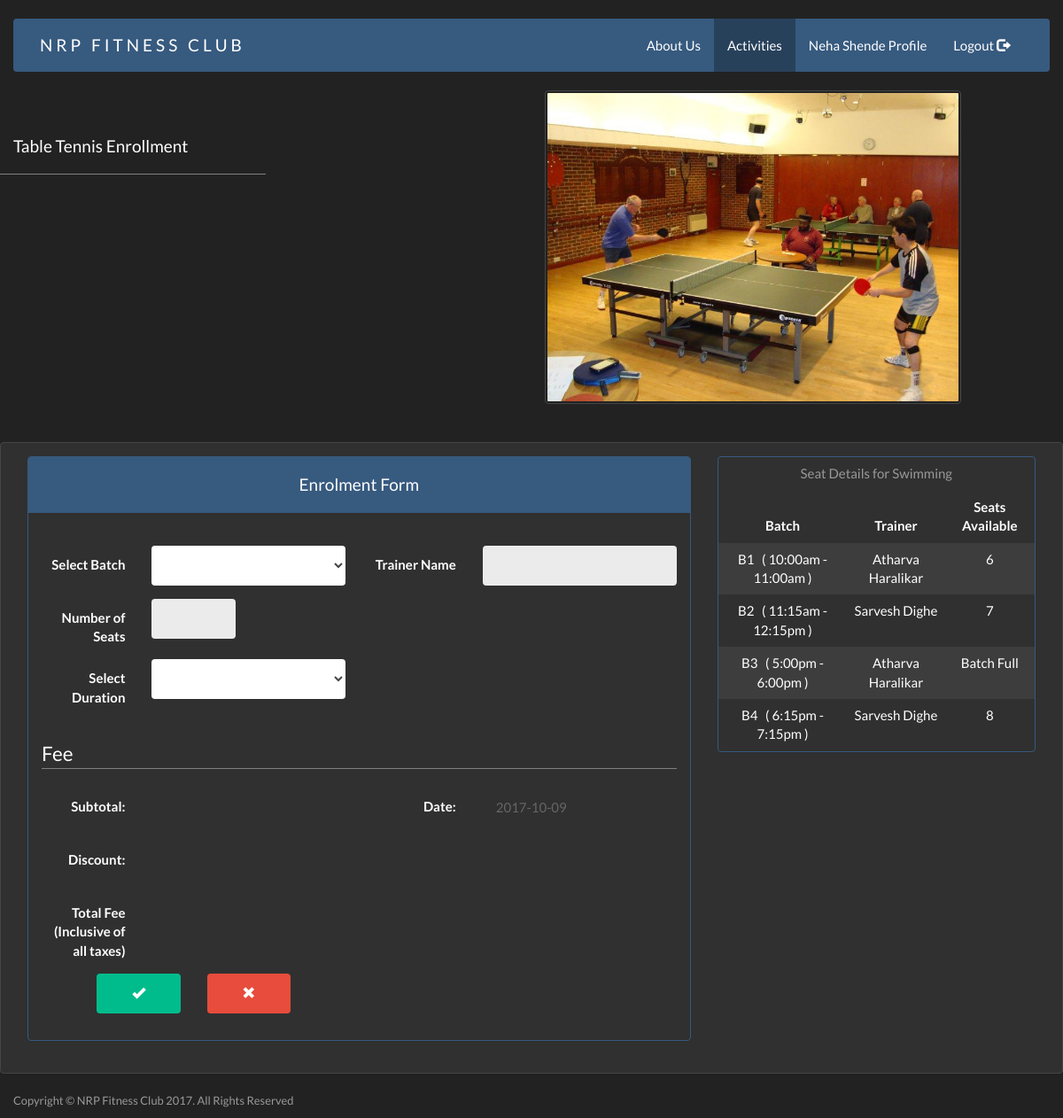
The page /Activities/tabletennis/index.php (signed in) on the database its author committed.
### tables this page shows
CREATE TABLE `member` (
  `cust_id` int(11) UNSIGNED NOT NULL,
  `f_name` varchar(40) NOT NULL,
  `l_name` varchar(40) NOT NULL,
  `gender` char(1) NOT NULL,
  `address` varchar(50) NOT NULL,
  `pincode` int(7) NOT NULL,
  `contact_no` bigint(10) NOT NULL,
  `email` varchar(40) NOT NULL,
  `username` varchar(30) NOT NULL,
  `password` varchar(40) NOT NULL,
  `otp` int(6) NOT NULL,
  `activate` tinyint(1) NOT NULL
);

CREATE TABLE `batch` (
  `batch_id` int(11) UNSIGNED NOT NULL,
  `batch_name` varchar(80) NOT NULL,
  `batch_time` varchar(80) NOT NULL,
  `course_id` int(11) UNSIGNED NOT NULL
);

CREATE TABLE `trainer` (
  `trainer_id` int(11) UNSIGNED NOT NULL,
  `trainer_name` varchar(80) NOT NULL,
  `contact_no` bigint(11) NOT NULL,
  `salary` double NOT NULL,
  `address` varchar(80) NOT NULL,
  `email` varchar(80) NOT NULL,
  `course_id` int(11) UNSIGNED NOT NULL
);

CREATE TABLE `seat` (
  `seat_id` int(11) UNSIGNED NOT NULL,
  `batch_id` int(11) UNSIGNED NOT NULL,
  `course_id` int(11) UNSIGNED NOT NULL,
  `trainer_id` int(11) UNSIGNED DEFAULT NULL,
  `no_of_seats` int(11) NOT NULL
);

### DBHandler/DB.php (called while the page is built, shortened)
<?php
	class DTB
	{
		var $connection;
		function __construct()
		{
			$this->connection = new mysqli('localhost','root','','fic');
		}
		function getParam($obj,$param)
		{
			if($obj->num_rows == 1)
			{
				while ($row = $obj->fetch_assoc()) {
					return $row[$param];
				}
			}
		}
		function processQuery($query)
		{
			$result = $this->connection->query($query);
			return $result;
		}
	}
?>

### Activities/tabletennis/session.php (called while the page is built, shortened)
<?php
	require("../../DBHandler/DB.php");
	if(isset($_SESSION["cust_id"]))
	{
		$dtb = new DTB();
	}
	else
		header("Location: ../../login");
?>

### Activities/tabletennis/index.php (the view, shortened to what this page needs)
<?php include('session.php'); ob_start();?>
<!DOCTYPE html>
<html>
<head>
	<link rel="stylesheet" type="text/css" href="../../bootstrap/css/bootstrap.css">
	<link rel="stylesheet" type="text/css" href="../../bootstrap/bootstrap.css">
</head>
<body>
	<br>
	<?php require 'header-activities.php'; ?>
	<?php
		$result = $dtb->processQuery("select course_id from course where course_name ='Table Tennis'");
		$course_id = $dtb->getParam($result,'course_id');
		$batch = $dtb->processQuery("select batch_id,batch_name,batch_time from batch where course_id = ".$course_id.";");
		echo'<div class="container">
				<div class="row">
					<div class="col-lg-3 page-header" style="border-bottom: 1px grey solid;">
						<div><h4>Table Tennis Enrollment</h4></div>
					</div>
					<div class="col-lg-5 col-lg-offset-3 mr-auto">
				       <img class="img-thumbnail" src="../../img/tab_etennis.jpg" alt="">
				    </div>
				</div>
			</div>
			<div class="container">
				<div class="row"></br></br>
					<div class="panel panel-default">
						<div class="panel-body">
							<div class="col-lg-8">
								<div class="panel panel-primary">
								<div class="panel-heading text-center"><h4>Enrolment Form</h4></div>';
									echo '<div class="panel-body">
											<form class="form-horizontal" method="POST" action="'.htmlspecialchars($_SERVER["PHP_SELF"]).'">
												<br>
												<fieldset>
													<div class="form-group">
														<label for="select" class="col-lg-2 control-label">Select Batch</label>
						      							<div class="col-lg-4">
						      								<select class="form-control" id="select">';
						      									$result = $dtb->processQuery("select batch.batch_id,batch_name,batch_time,no_of_seats,course.course_id,trainer.trainer_id,trainer_name from batch,seat,trainer,course where batch.batch_id = seat.batch_id and trainer.trainer_id = seat.trainer_id and course.course_id = seat.course_id and course_name = 'Table Tennis' ORDER BY batch_name asc");
						      									echo "<option class='disabled' value=''></option>";
						      									while ($row = $result->fetch_assoc())
																{
																	echo '<option value="'.$row['batch_id'].'^&^'.$row['trainer_name'].'^&^'.$row['no_of_seats'].'^&^'.$row['course_id'].'^&^'.$row['trainer_id'].'">'.$row['batch_name'].' (&nbsp'.$row['batch_time'].'&nbsp)'.'</option>';
																}
						      								echo '</select>
						      							</div>
						      							<label class="col-lg-2 control-label">Trainer Name</label>
						      								<div class="col-lg-4">
						      									<input type="text" disabled id="trainer_name" class="form-control">
						      								</div>
													</div>
													<div class="form-group">
														<label class="col-lg-2 control-label text-left">Number of Seats</label>
														<div class="col-lg-2">
															<input type="text" disabled id="no_of_seats" class="form-control">
														</div>
													</div>';
													$course = $dtb->processQuery("select * from course where course_name = 'Table Tennis'");
													$row = $course->fetch_assoc();
													echo '<div class="form-group">
														<label class="col-lg-2 control-label text-left">Select Duration</label>
														<div class="col-lg-4">
															<select class="form-control" id="duration" name="duration">
																<option value=""></option>
																<option value="1^&^'.$row['monthly_d'].'^&^'.$row['monthly'].'">1 Month</option>
																<option value="3^&^'.$row['quarterly_d'].'^&^'.$row['monthly'].'">3 Month</option>
																<option value="6^&^'.$row['sixmonth_d'].'^&^'.$row['monthly'].'">6 Month</option>
																<option value="12^&^'.$row['yearly_d'].'^&^'.$row['monthly'].'">1 Year</option>
															</select>
														</div>
													</div>
													<br>
													<fieldset>
													<legend style="border-bottom:1px solid grey;">Fee</legend>
														<div class="form-group">
															<label class="col-lg-2 control-label text-left">Subtotal:</label>
															<div class="col-lg-4">
																<input class="form-control" style="background-color: inherit; color: #666;" disabled id="subt" name="subt"></input>
															</div>
															<label class="col-lg-2 control-label text-left">Date:</label>
															<div class="col-lg-4">
																<input class="form-control" style="background-color: inherit; color: #666;"disabled id="date" name="date"></input>
															</div>
														</div>
														<div class="form-group">
															<label class="col-lg-2 control-label text-left">Discount:</label>
															<div class="col-lg-4">
																<input class="form-control" style="background-color: inherit;color: #666;" disabled id="discount" name="discount"></input>
															</div>
														</div>
														<div class="form-group">
															<label class="col-lg-2 control-label text-left">Total Fee<br>(Inclusive of all taxes)</label>
															<div class="col-lg-4">
																<input class="form-control" style="background-color: inherit;color: #666;" disabled id="totalfee" name="totalfee"></input>
															</div>
														</div>
													</fieldset>
													<div class="form-group">
															<div class="col-lg-2 col-lg-offset-1 col-md-2 col-sm-2 col-xs-3">
																<button name="enroll" id="enroll" class="form-control btn btn-success"><span class="glyphicon glyphicon-ok"></span> </button>
															</div>
															<div class="col-lg-2 col-md-2 col-sm-2 col-xs-3">
																<button class="form-control btn btn-danger" name="cancel"><span class="glyphicon glyphicon-remove"></span> </button>
															</div>
													</div>
												</fieldset>
											</form>
										</div>
									';
								echo '</div>
							</div>
							<div class="col-lg-4 col-md-10 ">
								<div class="panel panel-primary">
									<table class="table table-striped">
										<caption class="text-center">Seat Details for Swimming</caption>
										<thead>
											<tr>
												<th class="text-center">Batch</th>
												<th class="text-center">Trainer</th>
												<th class="text-center">Seats Available</th>
											</tr>
											</thead>
											<tbody>';
												while($batchrow = $batch->fetch_assoc())
												{
													$trainer = $dtb->processQuery("select trainer.trainer_id,trainer_name,no_of_seats from trainer,seat where seat.course_id = ".$course_id." and seat.course_id = trainer.course_id and trainer.trainer_id = seat.trainer_id and seat.batch_id = ".$batchrow['batch_id'].";");
													$trainerrow = $trainer->fetch_assoc();
													if($trainerrow['trainer_name']!='' && $trainerrow['no_of_seats']!="")
													{
														echo '<tr>';
														echo '<td class="text-center">'.$batchrow['batch_name'].' &nbsp&nbsp(&nbsp'.$batchrow['batch_time'].'&nbsp)</td>';
														echo '<td class="text-center">'.$trainerrow['trainer_name'].'</td>';
														if($trainerrow['no_of_seats'] == 0)
															echo '<td class="text-center">Batch Full</td>';
														else
															echo '<td class="text-center">'.$trainerrow['no_of_seats'].'</td>';
														echo '</tr>';
													}
												}
											echo '</tbody>
									</table>
								</div>
							</div>
						</div>
					</div>
				</div>
			</div>';
	?>
	<?php $dtb->close(); include '../../footer.php'; ?>
</body>
</html>

### Activities/tabletennis/header-activities.php
<?php
	if(isset($_SESSION["cust_id"]))
	{
		$result = $dtb->processQuery("select f_name,l_name from member where cust_id = ".$_SESSION["cust_id"].";");
		$fname = $dtb->getParam($result,"f_name");
		mysqli_data_seek($result,0);
		$lname = $dtb->getParam($result,"l_name");
		echo '<div class="container">
				<nav class="navbar navbar-default" style="">
				  <div class="container-fluid">
				    <div class="navbar-header">
				      <button type="button" class="navbar-toggle collapsed" data-toggle="collapse" data-target="#bs-example-navbar-collapse-1">
				        <span class="sr-only">Toggle navigation</span>
				        <span class="icon-bar"></span>
				        <span class="icon-bar"></span>
				        <span class="icon-bar"></span>
				      </button>
				      <a class="navbar-brand" href="../.." style="padding-left: 30px;">NRP FITNESS CLUB<br></a>
				    </div>
				    <div class="collapse navbar-collapse navbar-right" id="bs-example-navbar-collapse-1">
				      <ul class="nav navbar-nav">
				        <li><a href="../..">About Us <span class="sr-only">(current)</span></a></li>
				        <li class="active"><a href="..">Activities</a></li>
				        <li><a href="#">'.$fname.' '.$lname.' Profile</a> </li>
				        <li><a href="../../logout.php">Logout  <span class="glyphicon glyphicon-log-out"></span></a></li>
				      </ul>
				    </div>
				  </div>
				</nav>
			</div>';
	}
?>

### Activities/tabletennis/index.php (style rules this page uses)
@media (min-width: 1200px) { .container { width: 1200px; } }

### rows shown on the page
member: f_name "Neha", l_name "Shende"
batch: batch_name "B1", batch_time "10:00am - 11:00am", trainer.trainer_name "Atharva Haralikar", seat.no_of_seats "6"
batch: batch_name "B2", batch_time "11:15am - 12:15pm", trainer.trainer_name "Sarvesh Dighe", seat.no_of_seats "7"
batch: batch_name "B3", batch_time "5:00pm - 6:00pm", trainer.trainer_name "Atharva Haralikar", shows "Batch Full"
batch: batch_name "B4", batch_time "6:15pm - 7:15pm", trainer.trainer_name "Sarvesh Dighe", seat.no_of_seats "8"
